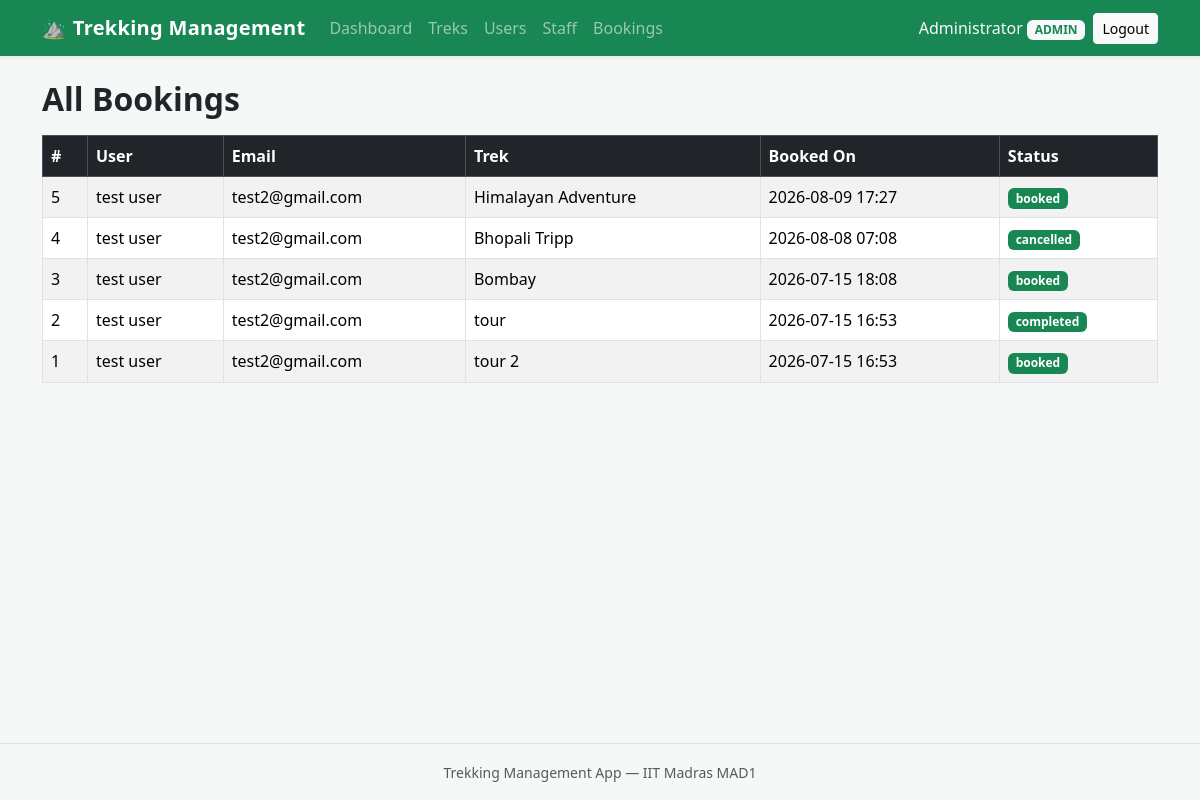
Screenshot of /admin/bookings (signed in) with the database file from the repository.
### models/user.py (models this page shows, shortened)
class User(UserMixin, db.Model):
    __tablename__ = "users"
    id = db.Column(db.Integer, primary_key=True)
    name = db.Column(db.String(80), nullable=False)
    email = db.Column(db.String(120), unique=True, nullable=False)
    password_hash = db.Column(db.String(255), nullable=False)
    role = db.Column(db.String(20), nullable=False, default="user")
    approved = db.Column(db.Boolean, nullable=False, default=False)
    blacklisted = db.Column(db.Boolean, nullable=False, default=False)
    bookings = db.relationship("Booking", backref="user", lazy=True)

### models/booking.py (models this page shows, shortened)
class Booking(db.Model):
    __tablename__ = "bookings"
    id = db.Column(db.Integer, primary_key=True)
    user_id = db.Column(db.Integer, db.ForeignKey("users.id"), nullable=False)
    trek_id = db.Column(db.Integer, db.ForeignKey("treks.id"), nullable=False)
    booking_date = db.Column(db.DateTime, nullable=False, default=datetime.utcnow)
    status = db.Column(db.String(20), nullable=False, default="booked")

### models/trek.py (models this page shows, shortened)
class Trek(db.Model):
    __tablename__ = "treks"
    id = db.Column(db.Integer, primary_key=True)
    name = db.Column(db.String(120), nullable=False)
    location = db.Column(db.String(120), nullable=False)
    difficulty = db.Column(db.String(20), nullable=True)
    duration = db.Column(db.Integer, nullable=False, default=1)
    available_slots = db.Column(db.Integer, nullable=False, default=0)
    status = db.Column(db.String(20), nullable=False, default="open")
    start_date = db.Column(db.Date, nullable=True)
    end_date = db.Column(db.Date, nullable=True)
    description = db.Column(db.Text, nullable=True)
    staff_id = db.Column(db.Integer, db.ForeignKey("users.id"), nullable=True)
    staff = db.relationship("User", backref="assigned_treks")
    bookings = db.relationship("Booking", backref="trek", lazy=True)

### routes/admin.py (the view)
@admin_bp.route("/bookings")
@admin_required
def list_bookings():
    bookings = Booking.query.order_by(Booking.booking_date.desc()).all()
    return render_template("admin/bookings.html", bookings=bookings)

### models/user.py (called while the page is built)
@login_manager.user_loader
def load_user(user_id):
    return User.query.get(int(user_id))

### routes/admin.py (called while the page is built)
def admin_required(view):
    @wraps(view)
    @login_required
    def wrapped(*args, **kwargs):
        if current_user.role != "admin":
            abort(403)
        return view(*args, **kwargs)
    return wrapped

### templates/admin/bookings.html (shortened to what this page needs)
{% extends "base.html" %}
{% block content %}
<h2 class="mb-3">All Bookings</h2>
{% if bookings %}
<div class="table-responsive">
    <table class="table table-striped table-bordered align-middle">
        <thead class="table-dark">
            <tr>
                <th>#</th>
                <th>User</th>
                <th>Email</th>
                <th>Trek</th>
                <th>Booked On</th>
                <th>Status</th>
            </tr>
        </thead>
        <tbody>
            {% for booking in bookings %}
            <tr>
                <td>{{ booking.id }}</td>
                <td>{{ booking.user.name }}</td>
                <td>{{ booking.user.email }}</td>
                <td>{{ booking.trek.name }}</td>
                <td>{{ booking.booking_date.strftime('%Y-%m-%d %H:%M') }}</td>
                <td>
                    <span class="badge bg-success">{{ booking.status }}</span>
                </td>
            </tr>
            {% endfor %}
        </tbody>
    </table>
</div>
{% else %}
<p class="text-muted">No bookings yet.</p>
{% endif %}
{% endblock %}

### templates/base.html (shortened to what this page needs)
<!DOCTYPE html>
<html lang="en">
<head>
    <link
        href="https://cdn.jsdelivr.net/npm/bootstrap@5.3.3/dist/css/bootstrap.min.css"
        rel="stylesheet">
    <link rel="stylesheet"
          href="{{ url_for('static', filename='style.css') }}">
</head>
<body>
    <nav class="navbar navbar-expand-lg navbar-dark bg-success shadow-sm">
        <div class="container">
            <a class="navbar-brand fw-bold" href="{{ url_for('user.home') }}">
                &#9968; Trekking Management
            </a>
            <div class="collapse navbar-collapse" id="mainNav">
                <ul class="navbar-nav me-auto mb-2 mb-lg-0">
                    {% if current_user.is_authenticated %}
                        {% if current_user.role == 'user' %}
                            <li class="nav-item">
                                <a class="nav-link" href="{{ url_for('user.home') }}">
                                    Browse Treks
                                </a>
                            </li>
                            <li class="nav-item">
                                <a class="nav-link"
                                   href="{{ url_for('user.dashboard') }}">
                                    My Bookings
                                </a>
                            </li>
                        {% elif current_user.role == 'admin' %}
                            <li class="nav-item">
                                <a class="nav-link"
                                   href="{{ url_for('admin.dashboard') }}">
                                    Dashboard
                                </a>
                            </li>
                            <li class="nav-item">
                                <a class="nav-link"
                                   href="{{ url_for('admin.list_treks') }}">Treks</a>
                            </li>
                            <li class="nav-item">
                                <a class="nav-link"
                                   href="{{ url_for('admin.list_users') }}">Users</a>
                            </li>
                            <li class="nav-item">
                                <a class="nav-link"
                                   href="{{ url_for('admin.list_staff') }}">Staff</a>
                            </li>
                            <li class="nav-item">
                                <a class="nav-link"
                                   href="{{ url_for('admin.list_bookings') }}">
                                    Bookings
                                </a>
                            </li>
                        {% endif %}
                    {% endif %}
                </ul>
                <div class="d-flex align-items-lg-center flex-column flex-lg-row gap-2">
                    {% if current_user.is_authenticated %}
                        <span class="navbar-text text-light">
                            {{ current_user.name }}
                            <span class="badge bg-light text-success text-uppercase">
                                {{ current_user.role }}
                            </span>
                        </span>
                        <a class="btn btn-light btn-sm"
                           href="{{ url_for('auth.logout') }}">Logout</a>
                    {% else %}
                        <a class="btn btn-outline-light btn-sm"
                           href="{{ url_for('auth.login') }}">Login</a>
                        <a class="btn btn-light btn-sm"
                           href="{{ url_for('auth.register') }}">Register</a>
                    {% endif %}
                </div>
            </div>
        </div>
    </nav>
    <main class="container py-4">
        {% block content %}{% endblock %}
    </main>
    <footer class="border-top mt-auto py-3">
        <div class="container text-center text-muted">
            <small>Trekking Management App &mdash; IIT Madras MAD1</small>
        </div>
    </footer>
</body>
</html>

### static/style.css (style rules this page uses)
body { min-height: 100vh; display: flex; flex-direction: column; background-color: #f6f8f7; }
main { flex: 1; }
.navbar-brand { letter-spacing: 0.3px; }
.table > :not(caption) > * > * { vertical-align: middle; }
h2 { font-weight: 600; }

### rows the page displays
User: name "Administrator", role "ADMIN"
Booking: id "5", user.name "test user", user.email "test2@gmail.com", trek.name "Himalayan Adventure", booking_date "2026-08-09 17:27", status "booked"
Booking: id "4", user.name "test user", user.email "test2@gmail.com", trek.name "Bhopali Tripp", booking_date "2026-08-08 07:08", status "cancelled"
Booking: id "3", user.name "test user", user.email "test2@gmail.com", trek.name "Bombay", booking_date "2026-07-15 18:08", status "booked"
Booking: id "2", user.name "test user", user.email "test2@gmail.com", trek.name "tour", booking_date "2026-07-15 16:53", status "completed"
Booking: id "1", user.name "test user", user.email "test2@gmail.com", trek.name "tour 2", booking_date "2026-07-15 16:53", status "booked"
